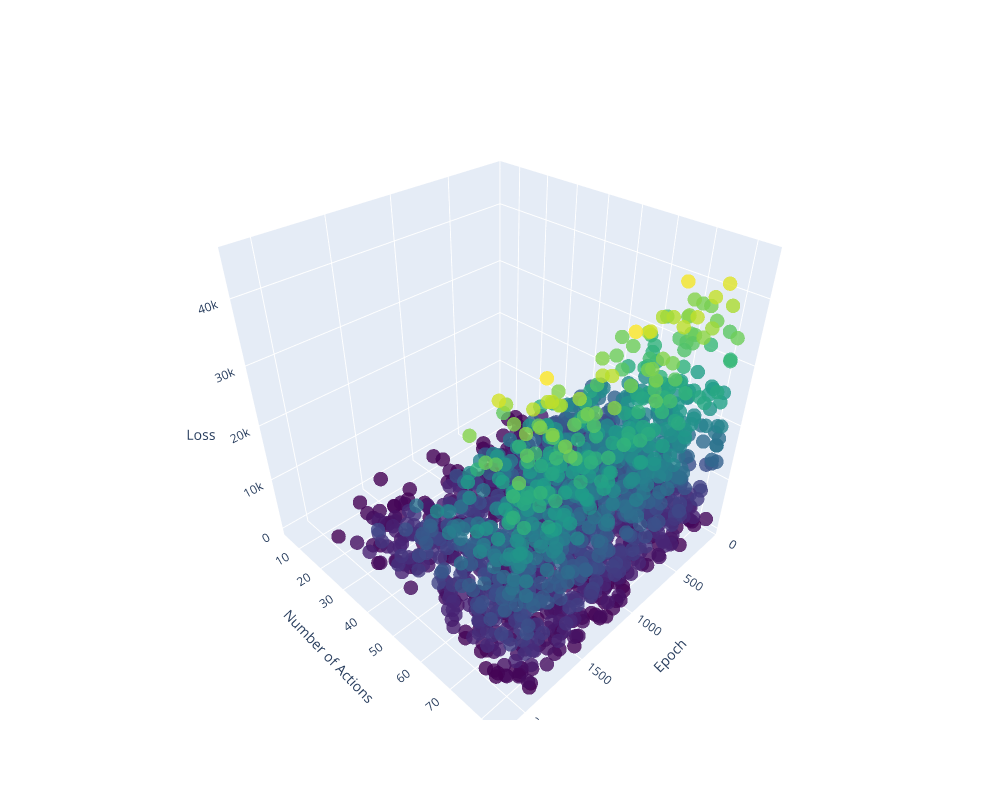

The cell this chart's notebook holds for it:
### Code cell
import plotly.graph_objects as go
# Extract the data
epochs = report_data['epoch'].values
num_actions = report_data['num_actions'].values
losses = report_data['loss'].values

# Extract the data
epochs = report_data['epoch'].values
num_actions = report_data['num_actions'].values
losses = report_data['loss'].values

# Create the 3D scatter plot
fig = go.Figure(data=[go.Scatter3d(
    x=epochs,
    y=num_actions,
    z=losses,
    mode='markers',
    marker=dict(
        size=5,
        color=losses,
        colorscale='Viridis',
        opacity=0.8
    ),
    text=[f'Epoch: {e}<br>Num Actions: {n}<br>Loss: {l}' for e, n, l in zip(epochs, num_actions, losses)],
    hoverinfo='text'
)])

# Update the layout
fig.update_layout(
    scene=dict(
        xaxis=dict(
            title='Epoch',
            range=[0, max(epochs) * 1.1]  # Extend the range slightly beyond the max epoch
        ),
        yaxis=dict(
            title='Number of Actions'
        ),
        zaxis=dict(
            title='Loss'
        )
    ),
    width=1000,
    height=800
)

# Show the plot
fig.show()

### Figure 1 — Plotly figure (JSON) as saved in the notebook; plotly's stock layout.template omitted (floating-point values rounded to 4 significant figures; data arrays with more than 128 entries replaced by an {"elided": "..."} marker saying what was removed)
{"data": [{"hoverinfo": "text", "marker": {"color": {"elided": "2000 float values"}, "colorscale": [[0, "#440154"], [0.1111, "#482878"], [0.2222, "#3e4989"], [0.3333, "#31688e"], [0.4444, "#26828e"], [0.5556, "#1f9e89"], [0.6667, "#35b779"], [0.7778, "#6ece58"], [0.8889, "#b5de2b"], [1, "#fde725"]], "opacity": 0.8, "size": 5}, "mode": "markers", "text": {"elided": "2000 str values"}, "type": "scatter3d", "x": {"elided": "2000 int values"}, "y": {"elided": "2000 int values"}, "z": {"elided": "2000 float values"}}], "layout": {"height": 800, "scene": {"xaxis": {"range": [0, 2199.0], "title": {"text": "Epoch"}}, "yaxis": {"title": {"text": "Number of Actions"}}, "zaxis": {"title": {"text": "Loss"}}}, "width": 1000}}
